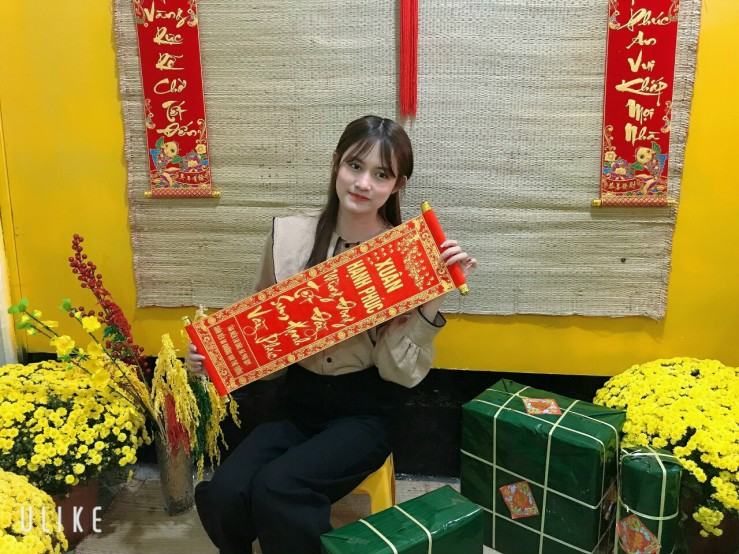
#> input picture AI/thoga.jpg, 739 x 554 px
$ python image_compression.py
#> lines starting #> are read from the running program, lines starting #| are printed output that depends on the picture; long printed decimals are rounded
import matplotlib.pyplot as plt
from sklearn.cluster import KMeans
import numpy
from PIL import Image

img = plt.imread("thoga.jpg")
#> img is the input picture: shape (554, 739, 3); mean R, G, B 146.3, 124.7, 68.6
width = img.shape[0]
#> width = 554
height = img.shape[1]
#> height = 739
img = img.reshape(width*height,3)

kmeans = KMeans(n_clusters=4).fit(img)
clusters = kmeans.cluster_centers_
#> clusters = [[214.2, 181.7, 26.21], [25.28, 37.68, 23.13], [178.5, 170.1, 144.6], [147.4, 79.88, 48.21]]
labels = kmeans.predict(img)
clusters = kmeans.cluster_centers_
print(labels)
#> (printed output is left out)
print(clusters)
#| [[214.153 181.725   26.213]
#|  [ 25.280  37.676  23.126]
#|  [178.495 170.143 144.607]
#|  [147.416  79.878  48.213]]
img2 = numpy.zeros_like(img)
for i in range(len(img2)):
	img2[i] = clusters[labels[i]]
img2 = img2.reshape(width,height,3)
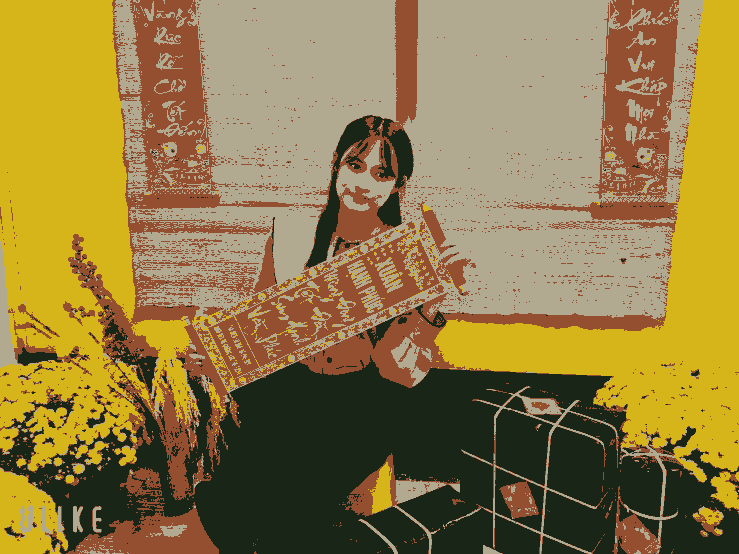
#> img2: shape (554, 739, 3); mean of channels 0, 1, 2 145.9, 124.1, 68.2; drawn as R, G, B
fig = plt.figure(frameon = False)
ax = plt.Axes(fig,[0.,0.,1.,1.])
ax.set_axis_off()
fig.add_axes(ax)
plt.imshow(img2)
plt.show()
im = Image.fromarray(img2)
im.save("your_file.jpg")

$ run again, with AI/a.jpg copied over AI/thoga.jpg
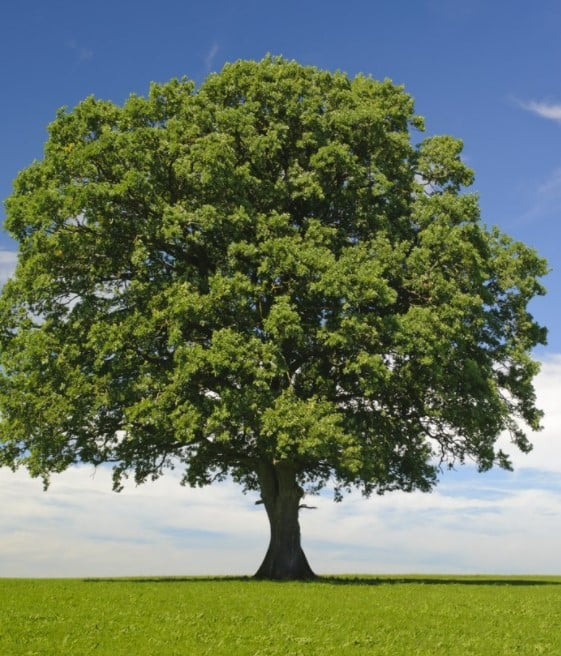
#> input picture AI/a.jpg, 561 x 656 px
#> img is the input picture: shape (656, 561, 3); mean R, G, B 103.5, 117.6, 93.9
#> clusters = [[116.9, 129.6, 48.45], [204.1, 209.5, 209.7], [87.83, 119.6, 170.2], [48.32, 56.99, 27.64]]
#> (printed output is left out)
#| [[116.896  129.570  48.455]
#|  [204.135 209.462 209.662]
#|  [ 87.828  119.602 170.169]
#|  [ 48.316  56.988   27.640 ]]
#> `img2 = img2.reshape(width,height,3)`:
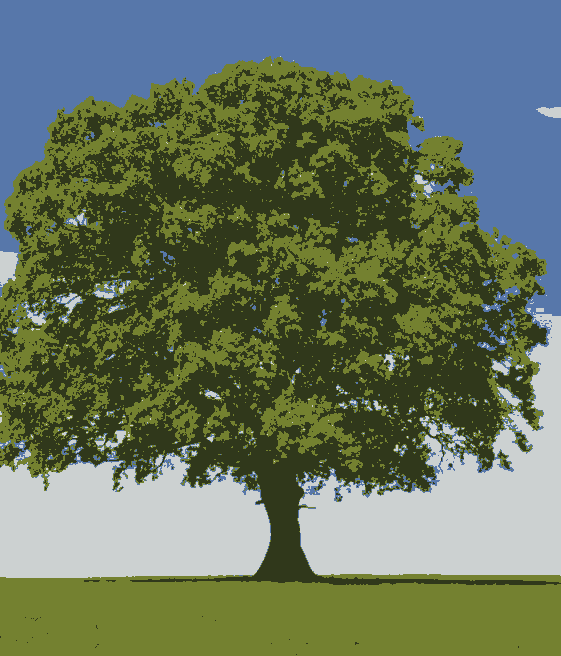
#> img2: shape (656, 561, 3); mean of channels 0, 1, 2 102.9, 116.9, 93.4; drawn as R, G, B
